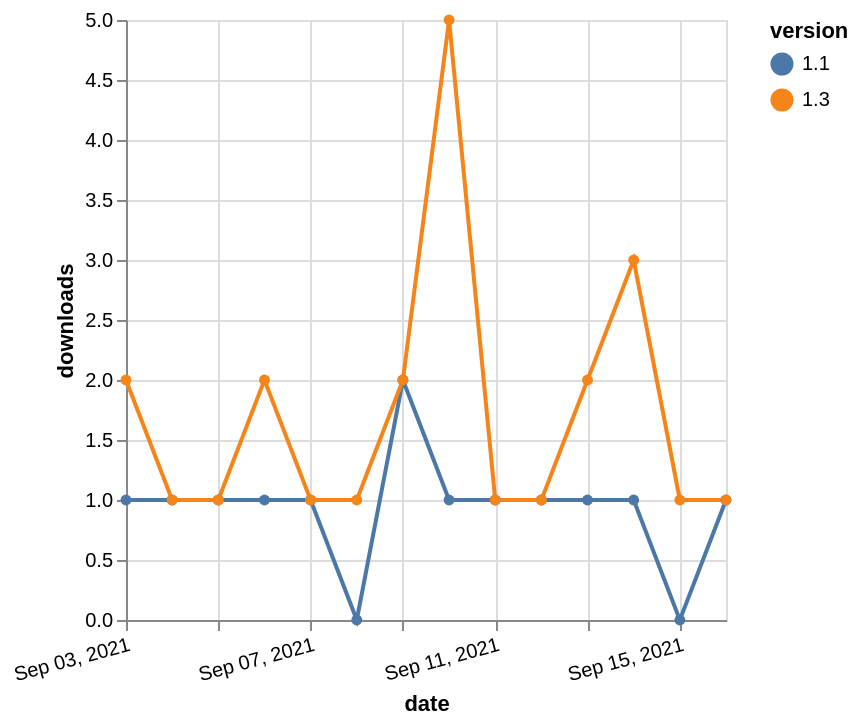

Source (Vega-Lite JSON):
### Vega-Lite specification from a JSON file in a GitHub repository (floating-point values rounded to 4 significant figures)
{"$schema": "https://vega.github.io/schema/vega-lite/v5.json", "description": "A simple bar chart with embedded data.", "data": {"values": [{"date": "2021-09-03", "total": 189, "delta": 1, "version": "1.1"}, {"date": "2021-09-04", "total": 190, "delta": 1, "version": "1.1"}, {"date": "2021-09-05", "total": 191, "delta": 1, "version": "1.1"}, {"date": "2021-09-06", "total": 192, "delta": 1, "version": "1.1"}, {"date": "2021-09-07", "total": 193, "delta": 1, "version": "1.1"}, {"date": "2021-09-08", "total": 193, "delta": 0, "version": "1.1"}, {"date": "2021-09-09", "total": 195, "delta": 2, "version": "1.1"}, {"date": "2021-09-10", "total": 196, "delta": 1, "version": "1.1"}, {"date": "2021-09-11", "total": 197, "delta": 1, "version": "1.1"}, {"date": "2021-09-12", "total": 198, "delta": 1, "version": "1.1"}, {"date": "2021-09-13", "total": 199, "delta": 1, "version": "1.1"}, {"date": "2021-09-14", "total": 200, "delta": 1, "version": "1.1"}, {"date": "2021-09-15", "total": 200, "delta": 0, "version": "1.1"}, {"date": "2021-09-16", "total": 201, "delta": 1, "version": "1.1"}, {"date": "2021-09-03", "total": 785, "delta": 2, "version": "1.3"}, {"date": "2021-09-04", "total": 786, "delta": 1, "version": "1.3"}, {"date": "2021-09-05", "total": 787, "delta": 1, "version": "1.3"}, {"date": "2021-09-06", "total": 789, "delta": 2, "version": "1.3"}, {"date": "2021-09-07", "total": 790, "delta": 1, "version": "1.3"}, {"date": "2021-09-08", "total": 791, "delta": 1, "version": "1.3"}, {"date": "2021-09-09", "total": 793, "delta": 2, "version": "1.3"}, {"date": "2021-09-10", "total": 798, "delta": 5, "version": "1.3"}, {"date": "2021-09-11", "total": 799, "delta": 1, "version": "1.3"}, {"date": "2021-09-12", "total": 800, "delta": 1, "version": "1.3"}, {"date": "2021-09-13", "total": 802, "delta": 2, "version": "1.3"}, {"date": "2021-09-14", "total": 805, "delta": 3, "version": "1.3"}, {"date": "2021-09-15", "total": 806, "delta": 1, "version": "1.3"}, {"date": "2021-09-16", "total": 807, "delta": 1, "version": "1.3"}]}, "width": "container", "mark": {"type": "line", "point": {"filled": true}}, "encoding": {"x": {"field": "date", "type": "temporal", "timeUnit": "yearmonthdate", "title": "date", "axis": {"labelAngle": -15}}, "y": {"field": "delta", "type": "quantitative", "title": "downloads"}, "color": {"field": "version", "type": "nominal"}, "tooltip": {"field": "delta"}}}
